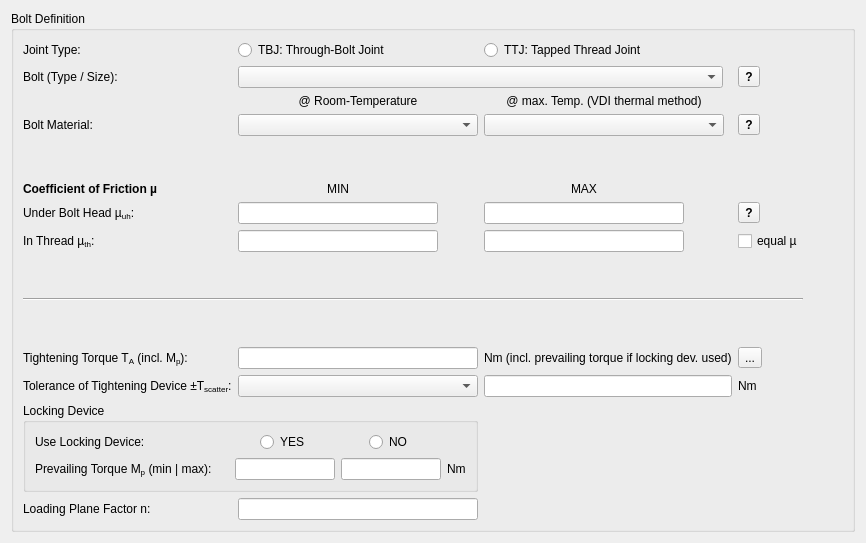
      <widget class="QWidget" name="tabBolt">
       <attribute name="title">
        <string>Bolt</string>
       </attribute>
       <layout class="QVBoxLayout" name="verticalLayout_3">
        <item>
         <widget class="QGroupBox" name="groupBox">
          <property name="title">
           <string>Bolt Definition</string>
          </property>
          <layout class="QGridLayout" name="gridLayout_5">
           <item row="0" column="1">
            <widget class="QRadioButton" name="radioTBJ">
             <property name="sizePolicy">
              <sizepolicy hsizetype="Minimum" vsizetype="Fixed">
               <horstretch>0</horstretch>
               <verstretch>0</verstretch>
              </sizepolicy>
             </property>
             <property name="text">
              <string>TBJ: Through-Bolt Joint</string>
             </property>
             <attribute name="buttonGroup">
              <string notr="true">buttonGroupJointType</string>
             </attribute>
            </widget>
           </item>
           <item row="3" column="2">
            <widget class="QComboBox" name="comboBoltMaterialT">
             <property name="sizePolicy">
              <sizepolicy hsizetype="Expanding" vsizetype="Fixed">
               <horstretch>0</horstretch>
               <verstretch>0</verstretch>
              </sizepolicy>
             </property>
             <property name="minimumSize">
              <size>
               <width>240</width>
               <height>0</height>
              </size>
             </property>
             <property name="maximumSize">
              <size>
               <width>240</width>
               <height>16777215</height>
              </size>
             </property>
            </widget>
           </item>
           <item row="8" column="0">
            <widget class="QLabel" name="label_9">
             <property name="text">
              <string>In Thread µ&lt;sub&gt;th&lt;/sub&gt;:</string>
             </property>
            </widget>
           </item>
           <item row="7" column="0">
            <widget class="QLabel" name="label_6">
             <property name="frameShape">
              <enum>QFrame::NoFrame</enum>
             </property>
             <property name="text">
              <string>Under Bolt Head µ&lt;sub&gt;uh&lt;/sub&gt;:</string>
             </property>
            </widget>
           </item>
           <item row="8" column="1">
            <widget class="QLineEdit" name="cofThreadMin">
             <property name="minimumSize">
              <size>
               <width>200</width>
               <height>0</height>
              </size>
             </property>
             <property name="maximumSize">
              <size>
               <width>200</width>
               <height>16777215</height>
              </size>
             </property>
            </widget>
           </item>
           <item row="3" column="0">
            <widget class="QLabel" name="label_5">
             <property name="text">
              <string>Bolt Material:</string>
             </property>
            </widget>
           </item>
           <item row="12" column="0">
            <widget class="QLabel" name="label_10">
             <property name="text">
              <string>Tightening Torque T&lt;sub&gt;A&lt;/sub&gt; (incl. M&lt;sub&gt;p&lt;/sub&gt;):</string>
             </property>
            </widget>
           </item>
           <item row="8" column="2">
            <widget class="QLineEdit" name="cofThreadMax">
             <property name="minimumSize">
              <size>
               <width>100</width>
               <height>0</height>
              </size>
             </property>
             <property name="maximumSize">
              <size>
               <width>200</width>
               <height>16777215</height>
              </size>
             </property>
            </widget>
           </item>
           <item row="12" column="2">
            <widget class="QLabel" name="label_11">
             <property name="text">
              <string>Nm (incl. prevailing torque if locking dev. used)</string>
             </property>
            </widget>
           </item>
           <item row="5" column="0">
            <spacer name="verticalSpacer_3">
             <property name="orientation">
              <enum>Qt::Vertical</enum>
             </property>
             <property name="sizeHint" stdset="0">
              <size>
               <width>20</width>
               <height>40</height>
              </size>
             </property>
            </spacer>
           </item>
           <item row="15" column="1">
            <widget class="QLineEdit" name="loadingPlaneFactor"/>
           </item>
           <item row="7" column="2">
            <widget class="QLineEdit" name="cofBoltHeadMax">
             <property name="sizePolicy">
              <sizepolicy hsizetype="Expanding" vsizetype="Fixed">
               <horstretch>0</horstretch>
               <verstretch>0</verstretch>
              </sizepolicy>
             </property>
             <property name="minimumSize">
              <size>
               <width>100</width>
               <height>0</height>
              </size>
             </property>
             <property name="maximumSize">
              <size>
               <width>200</width>
               <height>16777215</height>
              </size>
             </property>
            </widget>
           </item>
           <item row="13" column="0">
            <widget class="QLabel" name="label_12">
             <property name="text">
              <string>Tolerance of Tightening Device &amp;plusmn;T&lt;sub&gt;scatter&lt;/sub&gt;:</string>
             </property>
             <property name="textFormat">
              <enum>Qt::RichText</enum>
             </property>
            </widget>
           </item>
           <item row="15" column="0">
            <widget class="QLabel" name="label_17">
             <property name="text">
              <string>Loading Plane Factor n:</string>
             </property>
            </widget>
           </item>
           <item row="6" column="1">
            <widget class="QLabel" name="label_7">
             <property name="minimumSize">
              <size>
               <width>100</width>
               <height>0</height>
              </size>
             </property>
             <property name="maximumSize">
              <size>
               <width>200</width>
               <height>16777215</height>
              </size>
             </property>
             <property name="text">
              <string>MIN</string>
             </property>
             <property name="alignment">
              <set>Qt::AlignCenter</set>
             </property>
            </widget>
           </item>
           <item row="9" column="0">
            <spacer name="verticalSpacer_2">
             <property name="orientation">
              <enum>Qt::Vertical</enum>
             </property>
             <property name="sizeHint" stdset="0">
              <size>
               <width>20</width>
               <height>40</height>
              </size>
             </property>
            </spacer>
           </item>
           <item row="1" column="0">
            <widget class="QLabel" name="label_4">
             <property name="text">
              <string>Bolt (Type / Size):</string>
             </property>
            </widget>
           </item>
           <item row="12" column="1">
            <widget class="QLineEdit" name="tightTorque"/>
           </item>
           <item row="6" column="0">
            <widget class="QLabel" name="label_18">
             <property name="font">
              <font>
               <weight>75</weight>
               <bold>true</bold>
              </font>
             </property>
             <property name="text">
              <string>Coefficient of Friction µ</string>
             </property>
            </widget>
           </item>
           <item row="6" column="2">
            <widget class="QLabel" name="label_8">
             <property name="minimumSize">
              <size>
               <width>100</width>
               <height>0</height>
              </size>
             </property>
             <property name="maximumSize">
              <size>
               <width>200</width>
               <height>16777215</height>
              </size>
             </property>
             <property name="text">
              <string>MAX</string>
             </property>
             <property name="alignment">
              <set>Qt::AlignCenter</set>
             </property>
            </widget>
           </item>
           <item row="11" column="0">
            <spacer name="verticalSpacer">
             <property name="orientation">
              <enum>Qt::Vertical</enum>
             </property>
             <property name="sizeHint" stdset="0">
              <size>
               <width>20</width>
               <height>40</height>
              </size>
             </property>
            </spacer>
           </item>
           <item row="7" column="1">
            <widget class="QLineEdit" name="cofBoltHeadMin">
             <property name="minimumSize">
              <size>
               <width>200</width>
               <height>0</height>
              </size>
             </property>
             <property name="maximumSize">
              <size>
               <width>200</width>
               <height>16777215</height>
              </size>
             </property>
            </widget>
           </item>
           <item row="3" column="1">
            <widget class="QComboBox" name="comboBoltMaterial">
             <property name="sizePolicy">
              <sizepolicy hsizetype="Expanding" vsizetype="Fixed">
               <horstretch>0</horstretch>
               <verstretch>0</verstretch>
              </sizepolicy>
             </property>
             <property name="minimumSize">
              <size>
               <width>240</width>
               <height>0</height>
              </size>
             </property>
             <property name="maximumSize">
              <size>
               <width>240</width>
               <height>16777215</height>
              </size>
             </property>
            </widget>
           </item>
           <item row="2" column="1">
            <widget class="QLabel" name="label_3">
             <property name="minimumSize">
              <size>
               <width>240</width>
               <height>0</height>
              </size>
             </property>
             <property name="maximumSize">
              <size>
               <width>240</width>
               <height>16777215</height>
              </size>
             </property>
             <property name="layoutDirection">
              <enum>Qt::LeftToRight</enum>
             </property>
             <property name="text">
              <string>@ Room-Temperature</string>
             </property>
             <property name="alignment">
              <set>Qt::AlignCenter</set>
             </property>
            </widget>
           </item>
           <item row="2" column="2">
            <widget class="QLabel" name="label_38">
             <property name="minimumSize">
              <size>
               <width>240</width>
               <height>0</height>
              </size>
             </property>
             <property name="maximumSize">
              <size>
               <width>240</width>
               <height>16777215</height>
              </size>
             </property>
             <property name="text">
              <string>@ max. Temp. (VDI thermal method)</string>
             </property>
             <property name="alignment">
              <set>Qt::AlignCenter</set>
             </property>
            </widget>
           </item>
           <item row="0" column="2">
            <widget class="QRadioButton" name="radioTTJ">
             <property name="text">
              <string>TTJ: Tapped Thread Joint</string>
             </property>
             <attribute name="buttonGroup">
              <string notr="true">buttonGroupJointType</string>
             </attribute>
            </widget>
           </item>
           <item row="0" column="0">
            <widget class="QLabel" name="label_39">
             <property name="text">
              <string>Joint Type:</string>
             </property>
            </widget>
           </item>
           <item row="14" column="0" colspan="2">
            <widget class="QGroupBox" name="groupBox_2">
             <property name="title">
              <string>Locking Device</string>
             </property>
             <layout class="QGridLayout" name="gridLayout_6">
              <item row="0" column="1" alignment="Qt::AlignHCenter">
               <widget class="QRadioButton" name="radioLockYes">
                <property name="text">
                 <string>YES</string>
                </property>
                <attribute name="buttonGroup">
                 <string notr="true">buttonGroupLocking</string>
                </attribute>
               </widget>
              </item>
              <item row="0" column="2" alignment="Qt::AlignHCenter">
               <widget class="QRadioButton" name="radioLockNo">
                <property name="text">
                 <string>NO</string>
                </property>
                <attribute name="buttonGroup">
                 <string notr="true">buttonGroupLocking</string>
                </attribute>
               </widget>
              </item>
              <item row="1" column="0">
               <widget class="QLabel" name="label_15">
                <property name="text">
                 <string>Prevailing Torque M&lt;sub&gt;p&lt;/sub&gt; (min | max):</string>
                </property>
               </widget>
              </item>
              <item row="0" column="0">
               <widget class="QLabel" name="label_14">
                <property name="text">
                 <string>Use Locking Device:</string>
                </property>
               </widget>
              </item>
              <item row="1" column="3">
               <widget class="QLabel" name="label_16">
                <property name="sizePolicy">
                 <sizepolicy hsizetype="Maximum" vsizetype="Preferred">
                  <horstretch>0</horstretch>
                  <verstretch>0</verstretch>
                 </sizepolicy>
                </property>
                <property name="text">
                 <string>Nm</string>
                </property>
               </widget>
              </item>
              <item row="1" column="2">
               <widget class="QLineEdit" name="Mp_max">
                <property name="sizePolicy">
                 <sizepolicy hsizetype="Expanding" vsizetype="Fixed">
                  <horstretch>0</horstretch>
                  <verstretch>0</verstretch>
                 </sizepolicy>
                </property>
                <property name="maximumSize">
                 <size>
                  <width>100</width>
                  <height>16777215</height>
                 </size>
                </property>
               </widget>
              </item>
              <item row="1" column="1">
               <widget class="QLineEdit" name="Mp_min">
                <property name="maximumSize">
                 <size>
                  <width>100</width>
                  <height>16777215</height>
                 </size>
                </property>
               </widget>
              </item>
             </layout>
            </widget>
           </item>
           <item row="1" column="3">
            <widget class="QToolButton" name="toolButton_bolt_info">
             <property name="font">
              <font>
               <weight>75</weight>
               <bold>true</bold>
              </font>
             </property>
             <property name="toolTip">
              <string>&lt;html&gt;&lt;head/&gt;&lt;body&gt;&lt;p&gt;Info about Bolt Type / Bolt Size...&lt;/p&gt;&lt;/body&gt;&lt;/html&gt;</string>
             </property>
             <property name="text">
              <string>?</string>
             </property>
            </widget>
           </item>
           <item row="3" column="3">
            <widget class="QToolButton" name="toolButton_mat_info">
             <property name="font">
              <font>
               <weight>75</weight>
               <bold>true</bold>
              </font>
             </property>
             <property name="toolTip">
              <string>&lt;html&gt;&lt;head/&gt;&lt;body&gt;&lt;p&gt;Info about Bolt Materials...&lt;/p&gt;&lt;/body&gt;&lt;/html&gt;</string>
             </property>
             <property name="text">
              <string>?</string>
             </property>
            </widget>
           </item>
           <item row="1" column="4">
            <spacer name="horizontalSpacer_4">
             <property name="orientation">
              <enum>Qt::Horizontal</enum>
             </property>
             <property name="sizeHint" stdset="0">
              <size>
               <width>40</width>
               <height>20</height>
              </size>
             </property>
            </spacer>
           </item>
           <item row="1" column="1" colspan="2">
            <widget class="QComboBox" name="comboBolt">
             <property name="sizePolicy">
              <sizepolicy hsizetype="Expanding" vsizetype="Fixed">
               <horstretch>0</horstretch>
               <verstretch>0</verstretch>
              </sizepolicy>
             </property>
             <property name="minimumSize">
              <size>
               <width>485</width>
               <height>0</height>
              </size>
             </property>
             <property name="maximumSize">
              <size>
               <width>485</width>
               <height>16777215</height>
              </size>
             </property>
            </widget>
           </item>
           <item row="13" column="3">
            <widget class="QLabel" name="label_13">
             <property name="text">
              <string>&lt;p&gt;Nm&lt;/p&gt;</string>
             </property>
             <property name="textFormat">
              <enum>Qt::RichText</enum>
             </property>
            </widget>
           </item>
           <item row="13" column="2">
            <widget class="QLineEdit" name="tightTorqueTol"/>
           </item>
           <item row="13" column="1">
            <widget class="QComboBox" name="tightTorqueTolCombo"/>
           </item>
           <item row="10" column="0" colspan="4">
            <widget class="Line" name="line">
             <property name="sizePolicy">
              <sizepolicy hsizetype="Minimum" vsizetype="Fixed">
               <horstretch>0</horstretch>
               <verstretch>0</verstretch>
              </sizepolicy>
             </property>
             <property name="orientation">
              <enum>Qt::Horizontal</enum>
             </property>
            </widget>
           </item>
           <item row="12" column="3">
            <widget class="QToolButton" name="toolButton_torque_info">
             <property name="text">
              <string>...</string>
             </property>
            </widget>
           </item>
           <item row="8" column="3">
            <widget class="QCheckBox" name="checkBox_same_mu">
             <property name="text">
              <string>equal µ</string>
             </property>
            </widget>
           </item>
           <item row="7" column="3">
            <widget class="QToolButton" name="toolButton_mu_info">
             <property name="font">
              <font>
               <weight>75</weight>
               <bold>true</bold>
              </font>
             </property>
             <property name="text">
              <string>?</string>
             </property>
            </widget>
           </item>
          </layout>
         </widget>
        </item>
       </layout>
      </widget>
